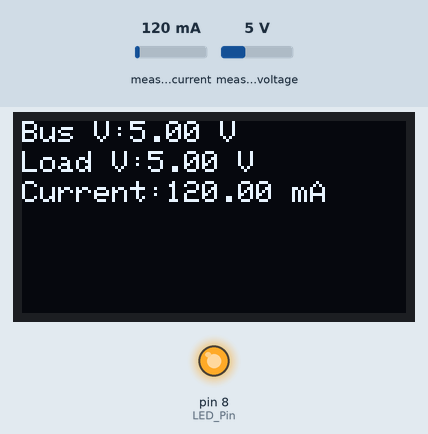
Bench run of a sketch on a simulated Arduino Uno, built with avr-gcc and run on an emulated ATmega328P. Parts: 128×64 one-colour display, output pins drawn as LEDs (lit = HIGH). Inputs (shaded band) come from the test bench; at power-on: measured current 120 mA, measured voltage 5 V.

Above: at 1.2 s.
1.3 s: measured current set to 40 mA
At 2.9 s:
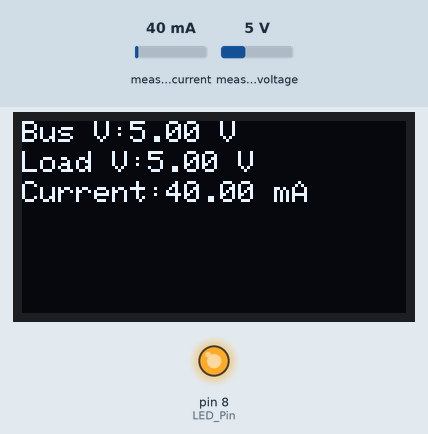
3.7 s: measured voltage set to 0.3 V
At 4.8 s:
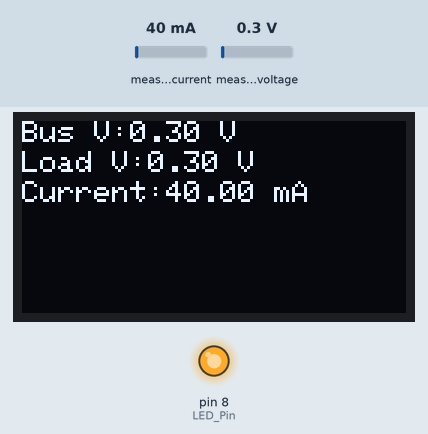
5.8 s: measured current set to 500 mA
At 7.6 s:
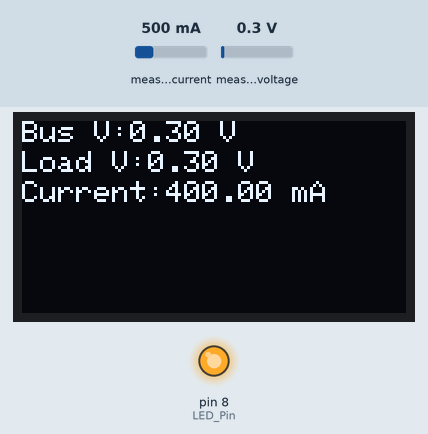
7.9 s: measured voltage set to 3.8 V
At 9.1 s:
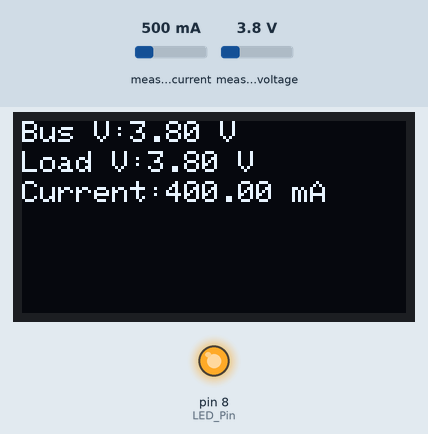
Timing chart, 0 to 10.9 s (numbered marks = the images above; inputs shaded):
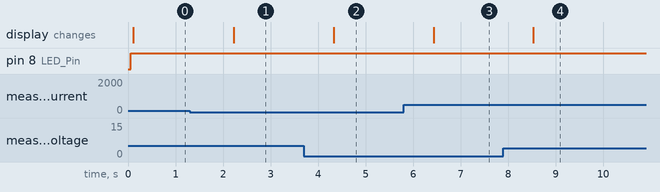

The sketch:

i2cCV.ino
```cpp
#include <Adafruit_SSD1306.h>
#include <Wire.h>
#include <Adafruit_INA219.h>

Adafruit_INA219 ina219;//object  for current sesnor

#define LED_Pin  8
#define OLED_RESET 4


Adafruit_SSD1306 display(OLED_RESET);

void setup() {

  pinMode(LED_Pin, OUTPUT);
  // Initialize the INA219.
  // By default the initialization will use the largest range (32V, 2A).  However
  // you can call a setCalibration function to change this range (see comments).
  ina219.begin();
  // To use a slightly lower 32V, 1A range (higher precision on amps):
  //ina219.setCalibration_32V_1A();
  // Or to use a lower 16V, 400mA range (higher precision on volts and amps):
  ina219.setCalibration_16V_400mA();

  // initialize OLED display
  display.begin(SSD1306_SWITCHCAPVCC, 0x3C);
  display.clearDisplay();
  display.setTextColor(WHITE);
  display.setTextSize(1);
  display.display();

}

void loop() {

  digitalWrite(LED_Pin, HIGH);
  float shuntvoltage = 0;
  float busvoltage = 0;
  float current_mA = 0;
  float loadvoltage = 0;
  float power_mW = 0;
  int averagecurrent =0;

  //shuntvoltage = ina219.getShuntVoltage_mV();
   //power_mW = ina219.getPower_mW();

  busvoltage = ina219.getBusVoltage_V();
  loadvoltage = busvoltage + (shuntvoltage / 1000);

  for (int i=0; i<10; i++){
  averagecurrent = averagecurrent + ina219.getCurrent_mA();
  }
  current_mA = averagecurrent/10;
  // show data on OLED
  display.clearDisplay();

  display.setCursor(0, 0);
  display.print("Bus V:");
  display.print(busvoltage);
  display.print(" V");

  display.setCursor(0, 10);
  display.print("Load V:");
  display.print(loadvoltage);
  display.print(" V");

  display.setCursor(0, 20);
  display.print("Current:");
  display.print(current_mA);
  display.println(" mA");

 display.display();

 delay(1000);

}
```

Measured:
- after the input at 1.3 s, the display: changes after 0.92 s (image 1)
- after the input at 3.7 s, the display: changes after 0.63 s (image 2)
- after the input at 5.8 s, the display: changes after 0.63 s (image 3)
- after the input at 7.9 s, the display: changes after 0.63 s (image 4)
